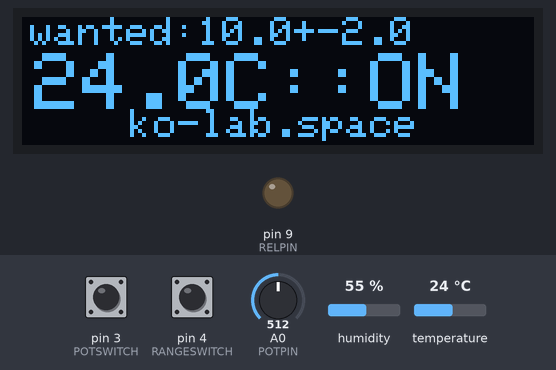
Bench run of a sketch on a simulated Arduino Uno, built with avr-gcc and run on an emulated ATmega328P. On the bench: 128×32 one-colour display, output pins drawn as LEDs (lit = HIGH). The test bench sets the inputs (shaded band); at power-on: temperature 24 °C, pin 3 (POTSWITCH) HIGH, pin 4 (RANGESWITCH) HIGH, A0 (POTPIN) = 512, humidity 55 %.

Above: at 1.2 s.
1.3 s: temperature set to 12 °C
At 3.1 s:
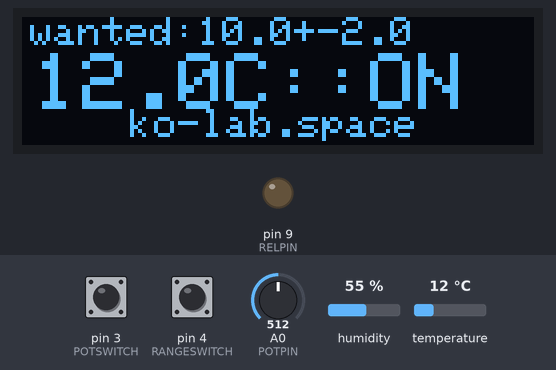
3.6 s: pin 3 (POTSWITCH) pulled LOW for 0.15 s
At 4.2 s:
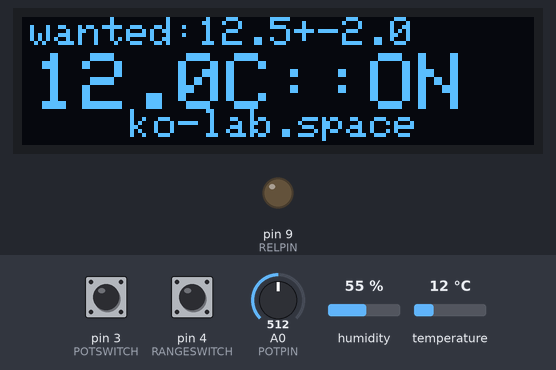
5.2 s: pin 4 (RANGESWITCH) pulled LOW for 0.15 s
At 6.4 s:
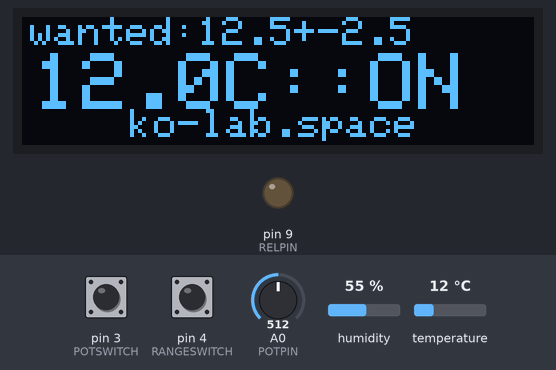
6.8 s: temperature set to 19 °C
At 9.6 s:
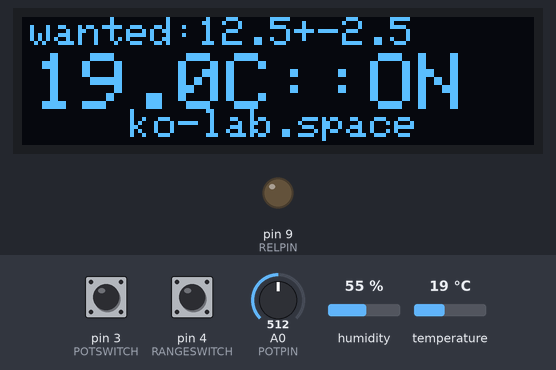
9.9 s: temperature set to 28 °C
At 10.9 s:
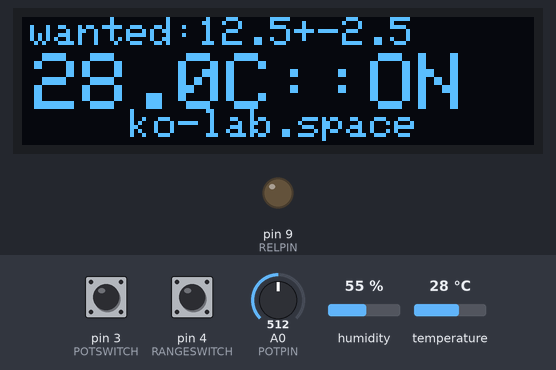
Timing chart, 0 to 12.9 s (numbered marks = the images above; inputs shaded):
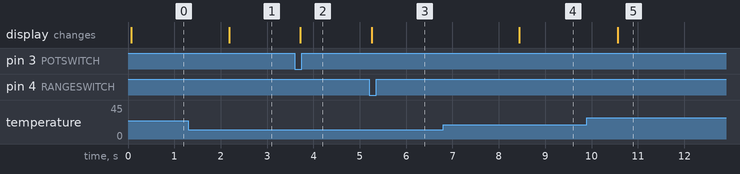

The sketch:

box_fridge.ino
```cpp
#include <Wire.h>
#include <Adafruit_SSD1306.h>
#include <DHT.h>


//DISPLAY SSD1036
#define SCREEN_WIDTH 128 // OLED ssd1306Scherm width, in pixels
#define SCREEN_HEIGHT 32 // OLED ssd1306Scherm height, in pixels
#define OLED_RESET    -1 // \Reset pin # (or -1 if sharing Arduino reset pin)

Adafruit_SSD1306 ssd1306Scherm(SCREEN_WIDTH, SCREEN_HEIGHT, &Wire, OLED_RESET);

//TEMP DHT22
float wantedTemp = 10;
float wantedTempRange = 4;
float MAXTEMP = 30;
float MINTEMP = -5;
#define DHTPIN 13
#define DHTTYPE DHT22

//POTENTIO METER
#define POTPIN A0
//This allows to disable the potentiometer by NOT connecting d3 to ground.
#define POTSWITCH 3
#define RANGESWITCH 4

//RELAY
#define RELPIN 9

DHT dht(DHTPIN, DHTTYPE);

void setup() {
  ssd1306Scherm.begin(SSD1306_SWITCHCAPVCC, 0x3C);
  ssd1306Scherm.clearDisplay();
  ssd1306Scherm.display();
  pinMode(RELPIN, OUTPUT);
  pinMode(POTPIN, INPUT);
  pinMode(POTSWITCH, INPUT_PULLUP);
  pinMode(RANGESWITCH, INPUT_PULLUP);
  dht.begin();
}
bool state = false;

void loop() {
  int nbSame = 0;
  int nbSameNeeded = 3;
  float temp = dht.readTemperature(false);
  if (!digitalRead(POTSWITCH) || !digitalRead(RANGESWITCH)) {
    int potVal = analogRead(POTPIN);
    int secondPotRead = -1;
    //Filter out bad potentiometer readings
    while (potVal != secondPotRead) {
      potVal = secondPotRead;
      secondPotRead = analogRead(POTPIN);
    }
    if (!digitalRead(RANGESWITCH)) {
      wantedTempRange = potVal /(1024/10.0);
    } else {
      wantedTemp = potVal / (1024/(MAXTEMP-MINTEMP)) + MINTEMP;
    }

  }
  float lowTemp = wantedTemp - (wantedTempRange / 2);
  float highTemp = wantedTemp + (wantedTempRange / 2);
  if (temp < lowTemp) {
    state = true;
  } else if (temp > highTemp) {
    state = false;
  }
  digitalWrite(RELPIN, state);

  ssd1306Scherm.setCursor(0, 0);
  ssd1306Scherm.setRotation(0);
  ssd1306Scherm.clearDisplay();
  ssd1306Scherm.setTextColor(WHITE);

// Show wanted pot
  ssd1306Scherm.setTextSize(1);
  ssd1306Scherm.setCursor(2, 0);
  ssd1306Scherm.print("wanted:");
  String wantedTempString = String(wantedTemp, 1);

  ssd1306Scherm.print(wantedTempString);
  ssd1306Scherm.print("+-");

  String wantedTempMarginString = String(wantedTempRange/2, 1);
  ssd1306Scherm.print(wantedTempMarginString);

  // Show TEMP
  ssd1306Scherm.setTextSize(2);
  ssd1306Scherm.setCursor(3, 9);
  String tempString = String(temp, 1);
  ssd1306Scherm.print(tempString);
  ssd1306Scherm.print("C::");
  ssd1306Scherm.print(state ? "OFF" : "ON");

  ssd1306Scherm.setTextSize(1);
  ssd1306Scherm.setCursor(27, 23);
  ssd1306Scherm.print("ko-lab.space");
  ssd1306Scherm.display();
  delay(100);
}
```

Measured:
- after the input at 1.3 s, the display: changes after 0.89 s (image 1)
- after the input at 3.6 s, the display: changes after 0.12 s (image 2)
- after the input at 5.2 s, the display: changes after 0.05 s (image 3)
- after the input at 6.8 s, the display: changes after 1.6 s (image 4)
- after the input at 9.9 s, the display: changes after 0.66 s (image 5)
